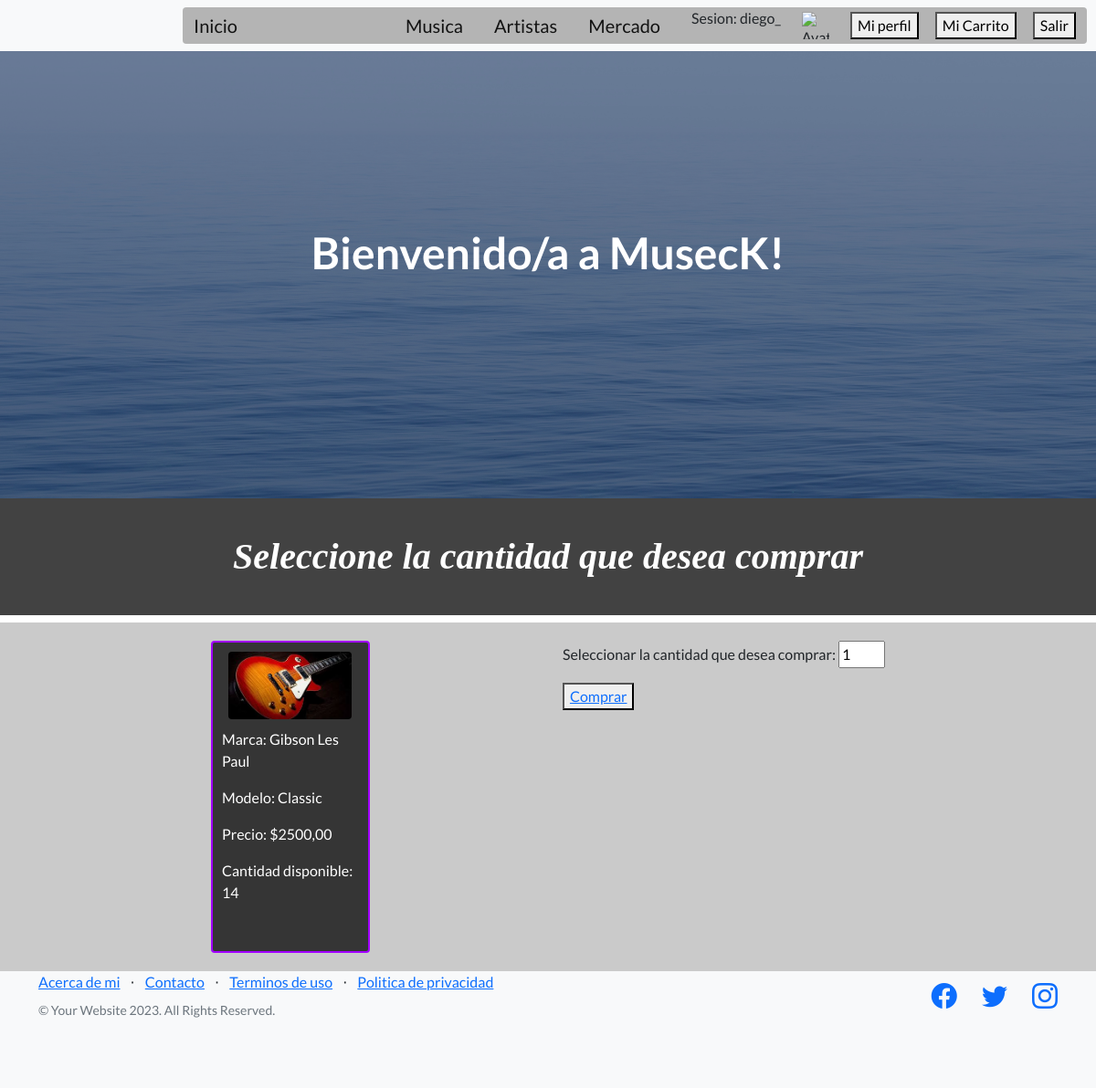
/app-include/datos-compras/2 (signed in), run on the app's committed database.
### AppPrueba/models.py (models this page shows, shortened)
class Instrumento(models.Model):
    TIPO_CHOICES = [
        ('guitarra', 'Guitarra'),
        ('bajo', 'Bajo'),
        ('baterias', 'Baterias'),
        ('violines', 'Violines'),
        ('ukeleles', 'Ukeleles'),
        ('saxofones', 'Saxofones'),
        ('pianos', 'Pianos'),
        ('acordeones' , 'Acordeones'),
        ('flautas' , 'Flautas'),
    ]
    marca = models.CharField(max_length=50, default='')
    modelo = models.CharField(max_length=50)
    precio = models.DecimalField(max_digits=10, decimal_places=2)
    cantidad_disponible = models.IntegerField(default=0)
    imagen = models.ImageField(upload_to='instrumentos/', null=True, blank=True)
    tipo = models.CharField(max_length=50, default="", choices=TIPO_CHOICES)

### AppPrueba/views.py (the view)
# urls.py: path("datos-compras/<pk>", comprar, name = "DatosCompras"),
def comprar(req, pk):
    instrumento = get_object_or_404(Instrumento, pk=pk)
    return render(req, "datos-compra.html", {"instrumento": instrumento})

### AppPrueba/context_processors.py (called while the page is built)
def avatar(request):
    if request.user.is_authenticated:
        try:
            avatar = Avatar.objects.get(user=request.user)
        except Avatar.DoesNotExist:
            avatar = None
    else:
        avatar = None
    return {'avatar': avatar}

### AppPrueba/templates/datos-compra.html
{% extends "padre.html" %}
{% block contenido_variable %}
    <h1 id="mi-h1">Seleccione la cantidad que desea comprar</h1>
    <div id="contenedor-general">
        <div id="contenedor-publicacion">
            <ul class="detalle-publicacion">
                <li class="lista-pubs">
                    {% if instrumento.imagen %}
                        <img id="mis-img" src="{{ instrumento.imagen.url }}" alt="Imagen del instrumento">
                    {% endif %}
                    <div class="datos-publicacion">
                        <p>Marca: {{ instrumento.marca }}</p>
                        <p>Modelo: {{ instrumento.modelo }}</p>
                        <p>Precio: ${{ instrumento.precio }}</p>
                        <p>Cantidad disponible: {{ instrumento.cantidad_disponible }}</p>
                    </div>
                </li>
            </ul>
        </div>
        <form method="get" action="{% url 'FormaPago' %}">{% csrf_token %}
            <p>Seleccionar la cantidad que desea comprar: <input value="1" type="number" name="cantidad" min="1" max="{{ instrumento.cantidad_disponible }}" required></p>
            <button type="submit"><a href="{% url 'FormaPago' %}">Comprar</a></button>
        </form>
    </div>
{% endblock contenido_variable %}

### AppPrueba/templates/navbar.html
{% load static %}
<nav class="navbar navbar-light bg-light static-top" id="navbar">
    <div class="container" id="mi_container">
        <div class="cont-inicio">
            <a class="navbar-brand" href="{% url 'Inicio' %}">Inicio</a>
        </div>
        <a class="navbar-brand" href="{% url 'ListaGeneros' %}">Musica</a>
        <a class="navbar-brand" href="{% url 'Artistas' %}">Artistas</a>
        <a class="navbar-brand" href="{% url 'Categorias' %}">Mercado</a>
        {% if user.is_authenticated %}
            <p>
                Sesion: {{user.username}}
            </p>
                {% if avatar %}
                    <img src="{{ avatar.url }}" alt="Avatar" style="width: 30px; height: 30px; margin: 5px;"/>
                {% else %}
                <img src="{% static 'assets/img/imagenxdefecto.jpg' %}" alt="Avatar por defecto" style="width: 30px; height: 30px; margin: 5px;"/>
                {% endif %}
            <a href="{% url 'EditarPerfil' %}">
                <button type="submit">Mi perfil</button>
            </a>
            <a href="{% url 'MiCarrito' %}">
                <button type="submit">Mi Carrito</button>
            </a>
            <form action="{% url 'LogoutUser' %}" method="post"> {% csrf_token %}
                <button type="submit">Salir</button>
            </form>
        {%else%}
            <div class="cont-login-register">
                <a class="btn btn-primary" href="{% url 'Registro' %}">Registrarse</a>
                <a class="btn btn-primary" href="{% url 'IniciarSesion' %}">Iniciar sesion</a>
            </div>
        {% endif %}
    </div>
</nav>

### AppPrueba/static/css/mi_estilo.css (style rules this page uses)
.cont-inicio { margin-right: 150px; }
#navbar { background: rgb(173, 137, 137); }
#mi_container { background: rgb(180, 180, 180); margin: 0 10px 0 200px; display: flex; flex-flow: row; border-radius: 4px; }
#mi-h1 { font-style: italic; font-family: 'Times New Roman', Times, serif; color: rgb(255, 255, 255); padding: 40px; background-color: rgb(66, 66, 66); display: flex; flex-flow: row; justify-content: center; }
#contenedor-general { width: 100%; height: 100%; background: rgb(202, 202, 202); display: flex; flex-wrap: column; justify-content: space-evenly; padding: 20px; }
#contenedor-publicacion { width: 15%; height: 10%; margin-bottom: 0; padding: 10px; background: rgb(53, 53, 53); border: solid 2px rgb(162, 0, 255); border-radius: 4px; }
.detalle-publicacion { list-style-type: none; padding: 0; }
.lista-pubs { display: flex; flex-direction: column; justify-content: center; align-items: center; margin-bottom: 10px; }
#mis-img { width: 90%; height: 50%; border-radius: 4px; margin-bottom: 10px; }
.datos-publicacion { color: rgb(255, 255, 255); margin-bottom: 10px; }

### data on the page
Instrumento: imagen (picture), marca "Gibson Les Paul", modelo "Classic", precio "2500,00", cantidad_disponible "14"

### other printed values
{{ user.username }} "diego_"
